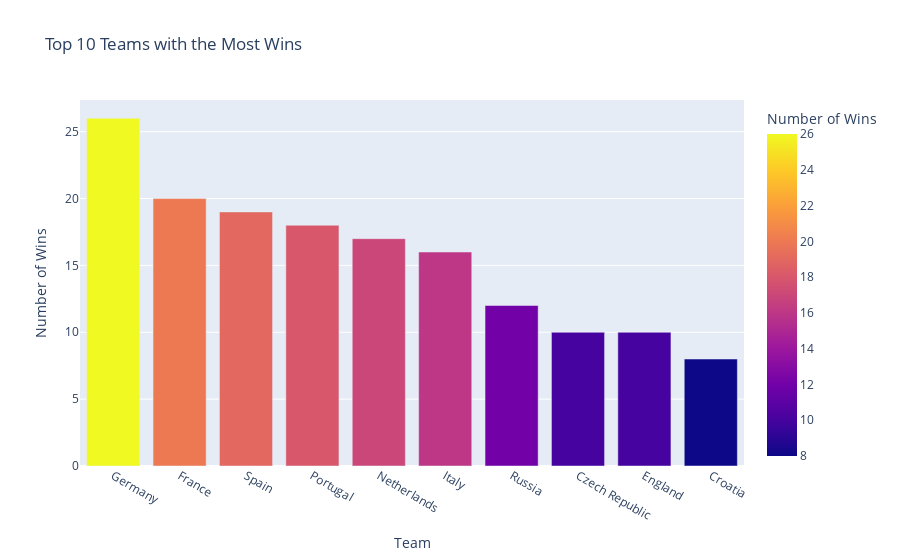

Here is the notebook cell this chart was saved with:
### Markdown cell above
Nations with most victories

### Code cell
matches['Winner'] = matches.apply(
    lambda row: row['HomeTeamName'] if row['HomeTeamGoals'] > row['AwayTeamGoals'] else (
        row['AwayTeamName'] if row['AwayTeamGoals'] > row['HomeTeamGoals'] else 'Draw'
    ),
    axis=1
)
matches = matches[matches['Winner'] != 'Draw']
wins_by_team = matches['Winner'].value_counts().reset_index()
wins_by_team.columns = ['Team', 'Number of Wins']
top_10_teams = wins_by_team.nlargest(10, 'Number of Wins')

fig = px.bar(top_10_teams, x='Team', y='Number of Wins', color='Number of Wins', 
             title='Top 10 Teams with the Most Wins')

fig.update_layout(
    xaxis_title='Team',
    yaxis_title='Number of Wins'
)
fig.show()

### Figure 1 — Plotly figure (JSON) as saved in the notebook; plotly's stock layout.template omitted (floating-point values rounded to 4 significant figures)
{"data": [{"alignmentgroup": "True", "hovertemplate": "Team=%{x}<br>Number of Wins=%{marker.color}<extra></extra>", "legendgroup": "", "marker": {"color": [26, 20, 19, 18, 17, 16, 12, 10, 10, 8], "coloraxis": "coloraxis", "pattern": {"shape": ""}}, "name": "", "offsetgroup": "", "orientation": "v", "showlegend": false, "textposition": "auto", "type": "bar", "x": ["Germany", "France", "Spain", "Portugal", "Netherlands", "Italy", "Russia", "Czech Republic", "England", "Croatia"], "xaxis": "x", "y": [26, 20, 19, 18, 17, 16, 12, 10, 10, 8], "yaxis": "y"}], "layout": {"barmode": "relative", "coloraxis": {"colorbar": {"title": {"text": "Number of Wins"}}, "colorscale": [[0, "#0d0887"], [0.1111, "#46039f"], [0.2222, "#7201a8"], [0.3333, "#9c179e"], [0.4444, "#bd3786"], [0.5556, "#d8576b"], [0.6667, "#ed7953"], [0.7778, "#fb9f3a"], [0.8889, "#fdca26"], [1, "#f0f921"]]}, "legend": {"tracegroupgap": 0}, "title": {"text": "Top 10 Teams with the Most Wins"}, "xaxis": {"anchor": "y", "domain": [0, 1], "title": {"text": "Team"}}, "yaxis": {"anchor": "x", "domain": [0, 1], "title": {"text": "Number of Wins"}}}}
